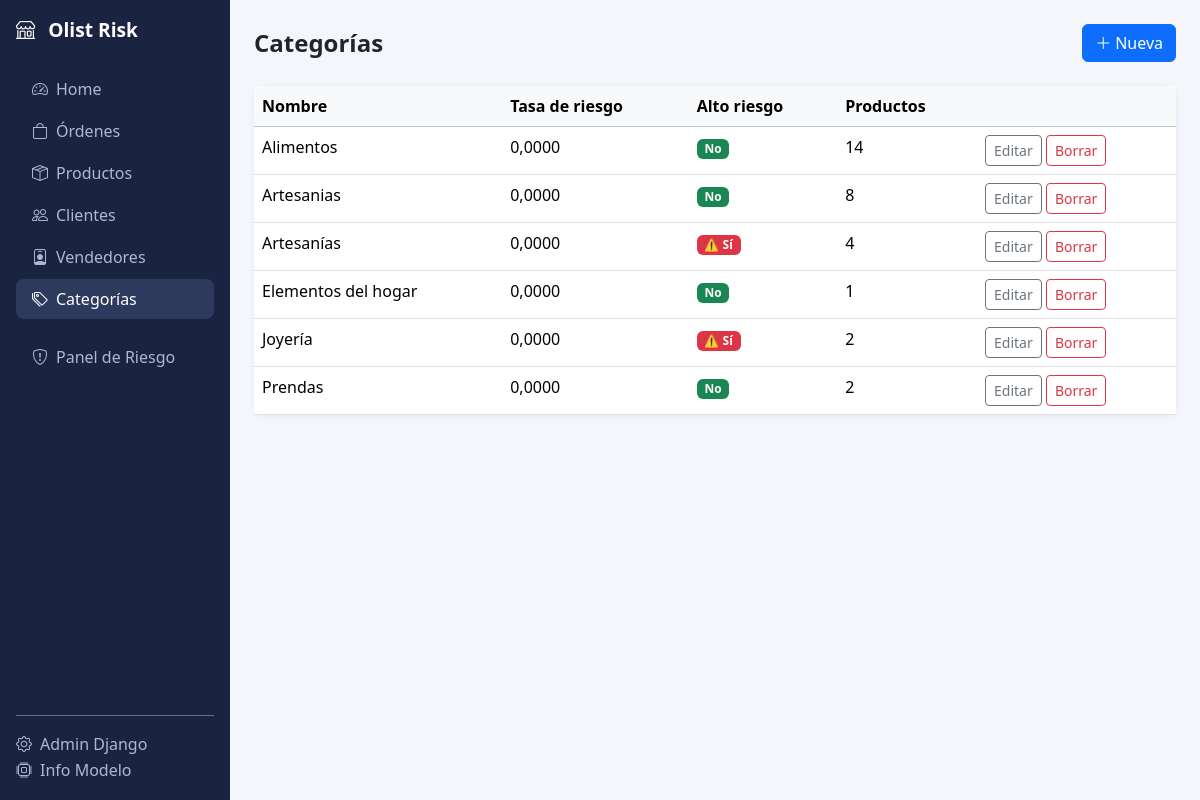
Before: /categorias/ with the older database file.
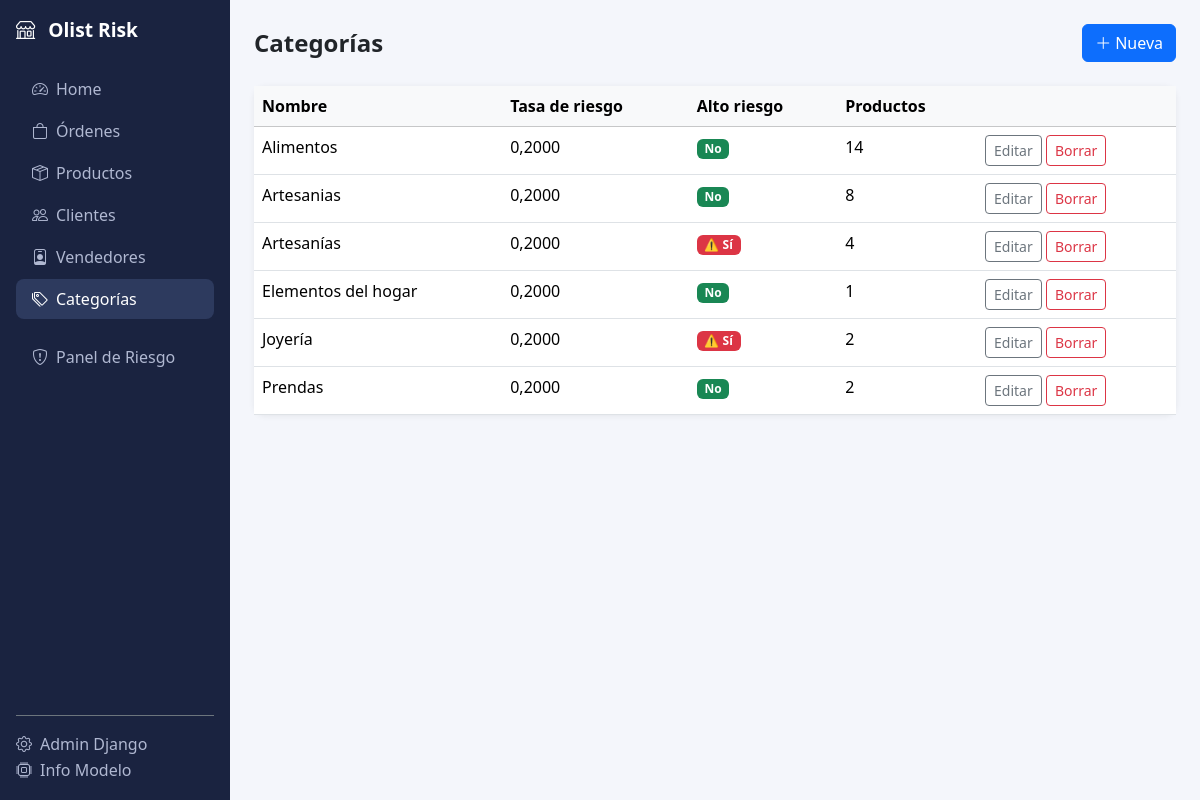
After: the same page with the newer database file.
### marketplace/models.py (models this page shows, shortened)
class Category(models.Model):
    name         = models.CharField(max_length=120, unique=True, verbose_name="Nombre")
    risk_rate    = models.FloatField(default=0.0, help_text="Tasa histórica de riesgo (0-1)")
    is_high_risk = models.BooleanField(default=False)
    updated_at   = models.DateTimeField(auto_now=True)
    class Meta:
        verbose_name        = "Categoría"
        verbose_name_plural = "Categorías"
        ordering            = ["name"]

### marketplace/views.py (the view)
# urls.py: path("categorias/",                   views.category_list,       name="category_list"),
def category_list(request):
    categories = Category.objects.annotate(total_products=Count("products")).order_by("name")
    return render(request, "marketplace/category_list.html", {"categories": categories})

### marketplace/templates/marketplace/category_list.html (shortened to what this page needs)
{% extends "marketplace/base.html" %}
{% block content %}
<div class="d-flex justify-content-between align-items-center mb-4">
  <h4 class="fw-bold mb-0">Categorías</h4>
  <a href="{% url 'marketplace:category_create' %}" class="btn btn-primary">
    <i class="bi bi-plus-lg me-1"></i>Nueva
  </a>
</div>
<div class="card">
  <table class="table table-hover mb-0">
    <thead class="table-light">
      <tr><th>Nombre</th><th>Tasa de riesgo</th><th>Alto riesgo</th><th>Productos</th><th></th></tr>
    </thead>
    <tbody>
      {% for c in categories %}
      <tr>
        <td>{{ c.name }}</td>
        <td>{{ c.risk_rate|floatformat:4 }}</td>
        <td>{% if c.is_high_risk %}<span class="badge bg-danger">⚠️ Sí</span>{% else %}<span class="badge bg-success">No</span>{% endif %}</td>
        <td>{{ c.total_products }}</td>
        <td>
          <a href="{% url 'marketplace:category_edit' c.pk %}" class="btn btn-sm btn-outline-secondary">Editar</a>
          <a href="{% url 'marketplace:category_delete' c.pk %}" class="btn btn-sm btn-outline-danger">Borrar</a>
        </td>
      </tr>
      {% empty %}
      <tr><td colspan="5" class="text-center text-muted py-4">No hay categorías. <a href="{% url 'marketplace:category_create' %}">Crear la primera</a>.</td></tr>
      {% endfor %}
    </tbody>
  </table>
</div>
{% endblock %}

Changed rows visible on the page:
changed Category "Alimentos": risk_rate "0,0000" → "0,2000"
changed Category "Artesanias": risk_rate "0,0000" → "0,2000"
changed Category "Artesanías": risk_rate "0,0000" → "0,2000"
changed Category "Elementos del hogar": risk_rate "0,0000" → "0,2000"
changed Category "Joyería": risk_rate "0,0000" → "0,2000"
changed Category "Prendas": risk_rate "0,0000" → "0,2000"
